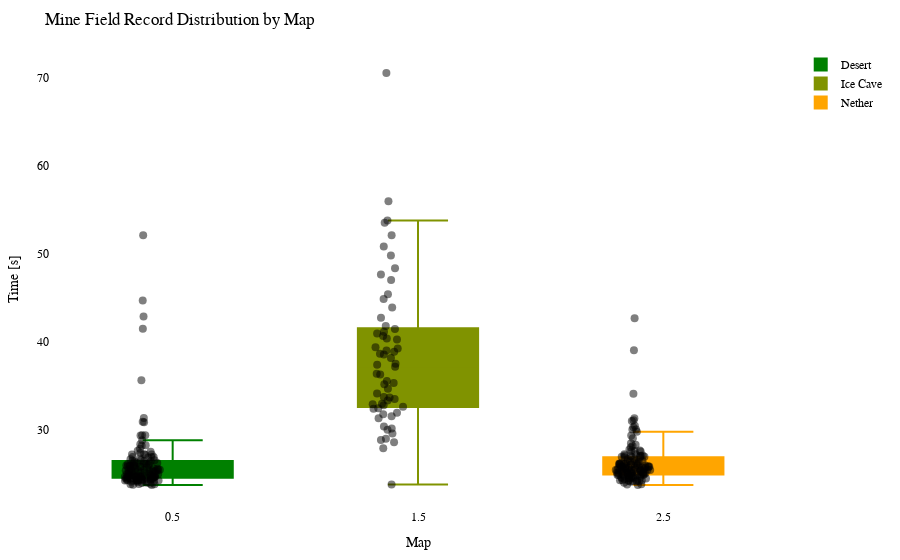

The notebook cell this image was saved under:
### Code cell
import plotly.graph_objects as go
import plotly.io as pio

df = getRecordsDataframe(minigame="Minenfeld")

# Calculate the offset for centering the data points
num_columns = len(df.columns)
offset = 0.5

# Create a Swarm plot using Plotly
fig = go.Figure()

cmap = LinearSegmentedColormap.from_list("green_orange", ["green", "orange"])
colors = [to_hex(cmap(i / (num_columns - 1))) for i in range(num_columns)]

for i, (column, color) in enumerate(zip(df.columns, colors)):
    x_values = [i + offset] * len(df[column])  # Adjust x-values with offset for horizontal centering
    fig.add_trace(go.Box(x=x_values,
                         y=df[column],
                         name=column,
                         boxpoints='all',
                         pointpos=-0.5,  # Adjust point position to prevent overlapping
                         marker=dict(color='rgba(0,0,0,0.5)', size=8),  # Adjust marker color and size
                         line=dict(color=color),
                         fillcolor=color,
                         hovertext=df_to_html.index,
                         hoverinfo='name+text+y',
                         showlegend=True))

fig.update_layout(title="Mine Field Record Distribution by Map",
                  xaxis=dict(title="Map"),
                  yaxis=dict(title="Time [s]"),
                  showlegend=True,
                  font=dict(family="Arial", size=12, color="black"),  # Customize font
                  plot_bgcolor="white",  # Set background color
                  margin=dict(l=50, r=50, t=50, b=50),  # Adjust margins for better layout
                  )


pio.show(fig)

pio.write_html(fig, "out/minef_swarm_plot.html")

### Figure 1 — Plotly figure (JSON) as saved in the notebook; plotly's stock layout.template omitted (floating-point values rounded to 4 significant figures; data arrays with more than 128 entries replaced by an {"elided": "..."} marker saying what was removed)
{"data": [{"boxpoints": "all", "fillcolor": "#008000", "hoverinfo": "name+text+y", "hovertext": {"elided": "133 str values"}, "line": {"color": "#008000"}, "marker": {"color": "rgba(0,0,0,0.5)", "size": 8}, "name": "Desert", "pointpos": -0.5, "showlegend": true, "type": "box", "x": {"elided": "133 float values"}, "y": {"elided": "133 float values"}}, {"boxpoints": "all", "fillcolor": "#809300", "hoverinfo": "name+text+y", "hovertext": {"elided": "133 str values"}, "line": {"color": "#809300"}, "marker": {"color": "rgba(0,0,0,0.5)", "size": 8}, "name": "Ice Cave", "pointpos": -0.5, "showlegend": true, "type": "box", "x": {"elided": "133 float values"}, "y": {"elided": "133 float values"}}, {"boxpoints": "all", "fillcolor": "#ffa500", "hoverinfo": "name+text+y", "hovertext": {"elided": "133 str values"}, "line": {"color": "#ffa500"}, "marker": {"color": "rgba(0,0,0,0.5)", "size": 8}, "name": "Nether", "pointpos": -0.5, "showlegend": true, "type": "box", "x": {"elided": "133 float values"}, "y": {"elided": "133 float values"}}], "layout": {"font": {"color": "black", "family": "Arial", "size": 12}, "margin": {"b": 50, "l": 50, "r": 50, "t": 50}, "plot_bgcolor": "white", "showlegend": true, "title": {"text": "Mine Field Record Distribution by Map"}, "xaxis": {"title": {"text": "Map"}}, "yaxis": {"title": {"text": "Time [s]"}}}}
